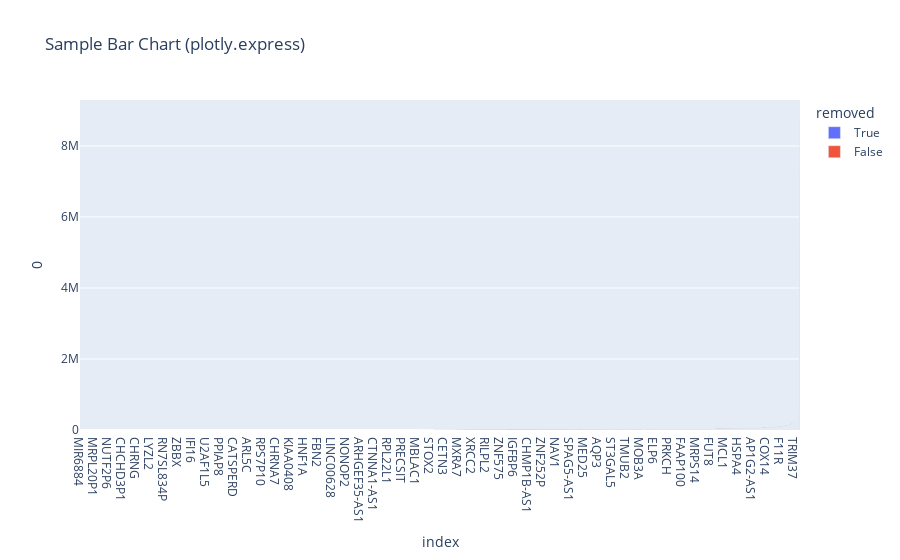

Notebook code cell kept with this figure:
### Code cell
# Using plotly.express
mcf7_smartS_raw_sum = mcf7_smartS_raw.sum(axis=0).sort_values()
mcf7_smartS_raw_sum_display = pd.DataFrame(mcf7_smartS_raw_sum)
mcf7_smartS_raw_sum_display["removed"] = mcf7_smartS_raw_sum_display.index.isin(columns_removed)
fig_express = px.bar(mcf7_smartS_raw_sum_display, y=0, title='Sample Bar Chart (plotly.express)', color="removed")
fig_express.show()

### Figure 1 — Plotly figure (JSON) as saved in the notebook; plotly's stock layout.template omitted (floating-point values rounded to 4 significant figures; data arrays with more than 128 entries replaced by an {"elided": "..."} marker saying what was removed)
{"data": [{"alignmentgroup": "True", "hovertemplate": "removed=True<br>index=%{x}<br>0=%{y}<extra></extra>", "legendgroup": "True", "marker": {"color": "#636efa", "pattern": {"shape": ""}}, "name": "True", "offsetgroup": "True", "orientation": "v", "showlegend": true, "textposition": "auto", "type": "bar", "x": {"elided": "3989 str values"}, "xaxis": "x", "y": {"elided": "3989 int values"}, "yaxis": "y"}, {"alignmentgroup": "True", "hovertemplate": "removed=False<br>index=%{x}<br>0=%{y}<extra></extra>", "legendgroup": "False", "marker": {"color": "#EF553B", "pattern": {"shape": ""}}, "name": "False", "offsetgroup": "False", "orientation": "v", "showlegend": true, "textposition": "auto", "type": "bar", "x": {"elided": "18945 str values"}, "xaxis": "x", "y": {"elided": "18945 int values"}, "yaxis": "y"}], "layout": {"barmode": "relative", "legend": {"title": {"text": "removed"}, "tracegroupgap": 0}, "title": {"text": "Sample Bar Chart (plotly.express)"}, "xaxis": {"anchor": "y", "domain": [0, 1], "title": {"text": "index"}}, "yaxis": {"anchor": "x", "domain": [0, 1], "title": {"text": "0"}}}}
